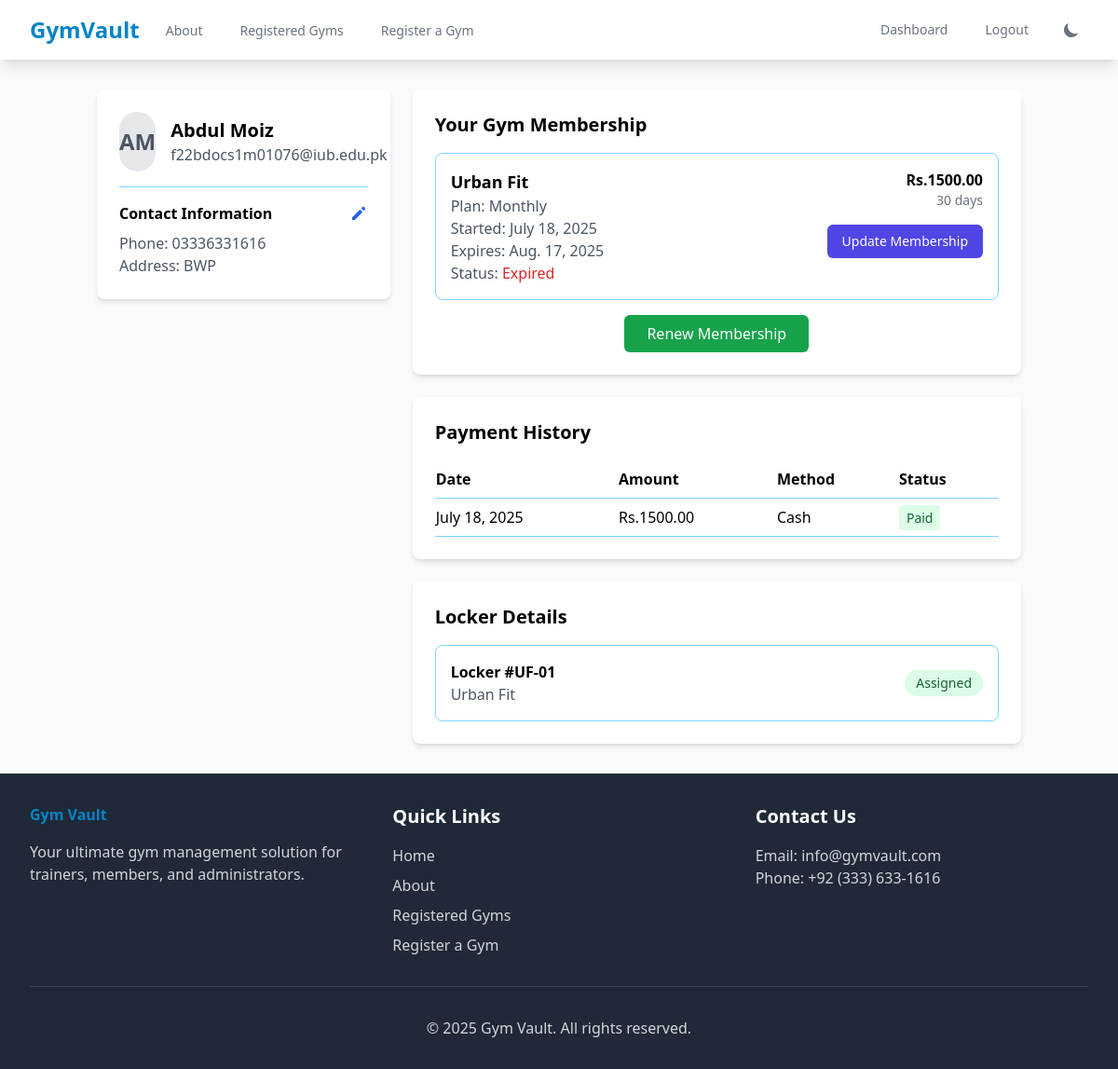
The app's page /dashboard/ (signed in) with its own data.
### gymvault/models.py (models this page shows, shortened)
class User(AbstractUser):
    ROLE_CHOICES = (
        ('superadmin', 'Super Admin'),
        ('gymadmin', 'Gym Admin'),
        ('member', 'Member'),
    )
    role = models.CharField(max_length=20, choices=ROLE_CHOICES)
    phone = models.CharField(max_length=15, blank=True)
    address = models.TextField(blank=True)

class Member(models.Model):
    user = models.OneToOneField(User, on_delete=models.CASCADE)
    gym = models.ForeignKey(Gym, on_delete=models.CASCADE)
    membership_plan = models.ForeignKey(MembershipPlan, on_delete=models.SET_NULL, null=True)
    start_date = models.DateField(null=True)
    is_active = models.BooleanField(default=True)

class Gym(models.Model):
    name = models.CharField(max_length=100)
    address = models.TextField()
    contact_number = models.CharField(max_length=15)

class MembershipPlan(models.Model):
    name = models.CharField(max_length=100)
    price = models.DecimalField(max_digits=8, decimal_places=2)
    duration_in_days = models.IntegerField()
    gym = models.ForeignKey(Gym, on_delete=models.CASCADE)

class Payment(models.Model):
    PAYMENT_METHODS = (
        ('cash', 'Cash'),
        ('bank', 'Bank Transfer'),
    )
    PAYMENT_STATUS = (
        ('paid', 'Paid'),
        ('pending', 'Pending'),
        ('failed', 'Failed'),
    )
    member = models.ForeignKey(Member, on_delete=models.CASCADE)
    amount = models.DecimalField(max_digits=8, decimal_places=2)
    payment_date = models.DateField(auto_now_add=True)
    payment_method = models.CharField(max_length=20, choices=PAYMENT_METHODS)
    status = models.CharField(max_length=20, choices=PAYMENT_STATUS)

class Locker(models.Model):
    gym = models.ForeignKey(Gym, on_delete=models.CASCADE)
    locker_number = models.CharField(max_length=10)
    is_available = models.BooleanField(default=True)
    assigned_member = models.OneToOneField(Member, on_delete=models.SET_NULL, null=True, blank=True)

### gymvault/views.py (the view, shortened to what this page needs)
# urls.py: path('dashboard/', views.dashboard, name='dashboard'),
def dashboard(request):
    if not request.user.is_authenticated:
        return redirect('login')
    if request.user.role == 'member':
        if request.user.phone is None or request.user.phone == '':
            return redirect('select_gym_plan')
        memberships = Member.objects.filter(user=request.user)
        for membership in memberships:
            if membership.start_date and membership.membership_plan:
                membership.expiry_date = membership.start_date + timedelta(days=membership.membership_plan.duration_in_days)
                membership.is_expired = membership.expiry_date < datetime.now().date()
        payments = Payment.objects.filter(member__user=request.user).order_by('-payment_date')
        locker = Locker.objects.filter(assigned_member__user=request.user).first()
        context = {
            'memberships': memberships,
            'payments': payments,
            'locker': locker,
        }
        return render(request, 'member_dashboard.html', context)
    elif request.user.role == 'superadmin':
        return redirect('admin:index')
    else:
        return redirect('login')

### gymvault/templates/member_dashboard.html (shortened to what this page needs)
{% extends "base.html" %}
{% load static %}
{% block content %}
<div class="container mx-auto px-4 py-8">
    <div class="grid grid-cols-1 md:grid-cols-3 gap-6">
        <div class="md:col-span-1">
            <div class="bg-white dark:bg-gray-800 shadow-md rounded-lg p-6">
                <div class="flex items-center space-x-4 mb-4">
                    <div class="h-16 w-16 rounded-full bg-gray-200 flex items-center justify-center">
                        <span class="text-2xl font-bold text-gray-600">{{ user.first_name|first }}{{ user.last_name|first }}</span>
                    </div>
                    <div>
                        <h2 class="text-xl font-bold dark:text-white">{{ user.get_full_name }}</h2>
                        <p class="text-gray-600 dark:text-gray-300">{{ user.email }}</p>
                    </div>
                </div>
                <div class="border-t border-primary-300 dark:border-primary-400 pt-4">
                    <div class="flex justify-between items-center mb-2">
                        <h3 class="font-semibold dark:text-white">Contact Information</h3>
                        <button onclick="toggleEditForm()" class="text-blue-600 hover:text-blue-800 text-sm">
                            <svg xmlns="http://www.w3.org/2000/svg" class="h-5 w-5" viewBox="0 0 20 20" fill="currentColor">
                                <path d="M13.586 3.586a2 2 0 112.828 2.828l-.793.793-2.828-2.828.793-.793zM11.379 5.793L3 14.172V17h2.828l8.38-8.379-2.83-2.828z" />
                            </svg>
                        </button>
                    </div>
                    <div id="viewMode">
                        <p class="text-gray-600 dark:text-gray-300">Phone: {{ user.phone|default:"Not provided" }}</p>
                        <p class="text-gray-600 dark:text-gray-300">Address: {{ user.address|default:"Not provided" }}</p>
                    </div>
                </div>
            </div>
        </div>
        <div class="md:col-span-2">
            <div class="bg-white dark:bg-gray-800 shadow-md rounded-lg p-6 mb-6">
                <h2 class="text-xl font-bold mb-4 dark:text-white">Your Gym Membership</h2>
                {% if memberships %}
                    {% for membership in memberships %}
                    <div class="border border-primary-300 dark:border-primary-600 rounded-lg p-4 mb-4">
                        <div class="flex justify-between items-start">
                            <div>
                                <h3 class="font-semibold text-lg dark:text-white">{{ membership.gym.name }}</h3>
                                <p class="text-gray-600 dark:text-gray-300">Plan: {{ membership.membership_plan.name }}</p>
                                <p class="text-gray-600 dark:text-gray-300">Started: {{ membership.start_date }}</p>
                                <p class="text-gray-600 dark:text-gray-300">Expires: {{ membership.expiry_date }}</p>
                                <p class="text-gray-600 dark:text-gray-300">Status:
                                    <span class="{% if membership.is_active and not membership.is_expired %}text-green-600{% else %}text-red-600{% endif %}">
                                        {% if membership.is_expired %}
                                            Expired
                                        {% else %}
                                            {{ membership.is_active|yesno:"Active,Inactive" }}
                                        {% endif %}
                                    </span>
                                </p>
                            </div>
                            <div class="text-right">
                                <p class="font-semibold dark:text-white">Rs.{{ membership.membership_plan.price }}</p>
                                <p class="text-sm text-gray-500">{{ membership.membership_plan.duration_in_days }} days</p>
                                <a href="{% url 'update_plan' %}" class="mt-4 inline-block px-4 py-2 bg-indigo-600 hover:bg-indigo-700 text-white rounded-md text-sm font-medium focus:outline-none focus:ring-2 focus:ring-indigo-500 transition">
                                    Update Membership
                                </a>
                            </div>
                        </div>
                    </div>
                    {% if membership.is_expired %}
                    <div class="mt-4 flex justify-center">
                        <a href="{% url 'select_gym_plan' %}?gym_id={{ membership.gym.id }}" class="px-6 py-2 bg-green-600 hover:bg-green-700 text-white rounded-md text-base font-medium focus:outline-none focus:ring-2 focus:ring-green-500 transition">
                            Renew Membership
                        </a>
                    </div>
                    {% endif %}
                    {% endfor %}
                {% else %}
                    <p class="text-gray-600 dark:text-gray-300 dark:text-white">You don't have any active gym memberships.</p>
                {% endif %}
            </div>
            <div class="bg-white dark:bg-gray-800 shadow-md rounded-lg p-6 mb-6">
                <h2 class="text-xl font-bold mb-4 dark:text-white">Payment History</h2>
                {% if payments %}
                    <div class="overflow-x-auto">
                        <table class="min-w-full">
                            <thead>
                                <tr class="border-b border-primary-300 dark:border-primary-600">
                                    <th class="text-left py-2 dark:text-white">Date</th>
                                    <th class="text-left py-2 dark:text-white">Amount</th>
                                    <th class="text-left py-2 dark:text-white">Method</th>
                                    <th class="text-left py-2 dark:text-white">Status</th>
                                </tr>
                            </thead>
                            <tbody>
                                {% for payment in payments %}
                                <tr class="border-b border-primary-300 dark:border-primary-600">
                                    <td class="py-2 dark:text-white">{{ payment.payment_date }}</td>
                                    <td class="py-2 dark:text-white">Rs.{{ payment.amount }}</td>
                                    <td class="py-2 dark:text-white">{{ payment.get_payment_method_display }}</td>
                                    <td class="py-2">
                                        <span class="px-2 py-1 rounded text-sm
                                            {% if payment.status == 'paid' %}bg-green-100 text-green-800
                                            {% elif payment.status == 'pending' %}bg-yellow-100 text-yellow-800
                                            {% else %}bg-red-100 text-red-800{% endif %}">
                                            {{ payment.get_status_display }}
                                        </span>
                                    </td>
                                </tr>
                                {% endfor %}
                            </tbody>
                        </table>
                    </div>
                {% else %}
                    <p class="text-gray-600 dark:text-gray-300">No payment history available.</p>
                {% endif %}
            </div>
            <div class="bg-white dark:bg-gray-800 shadow-md rounded-lg p-6">
                <h2 class="text-xl font-bold mb-4 dark:text-white">Locker Details</h2>
                {% if locker %}
                    <div class="border border-primary-300 dark:border-primary-600 rounded-lg p-4">
                        <div class="flex justify-between items-center">
                            <div>
                                <h3 class="font-semibold dark:text-white">Locker #{{ locker.locker_number }}</h3>
                                <p class="text-gray-600 dark:text-gray-300">{{ locker.gym.name }}</p>
                            </div>
                            <span class="px-3 py-1 bg-green-100 text-green-800 rounded-full text-sm">Assigned</span>
                        </div>
                    </div>
                {% else %}
                    <p class="text-gray-600 dark:text-gray-300 dark:text-white">No locker assigned.</p>
                {% endif %}
            </div>
        </div>
    </div>
</div>
{% endblock %}

### records on screen
User: first_name|first "A", last_name|first "M", get_full_name "Abdul Moiz", email "f22bdocs1m01076@iub.edu.pk", phone "03336331616", address "BWP"
Member: gym.name "Urban Fit", membership_plan.name "Monthly", start_date "July 18, 2025", expiry_date "Aug. 17, 2025", shows "Expired", membership_plan.price "1500.00", membership_plan.duration_in_days "30"
Payment: payment_date "July 18, 2025", amount "1500.00", payment_method "Cash", status "Paid"
Locker: locker_number "UF-01", gym.name "Urban Fit"
